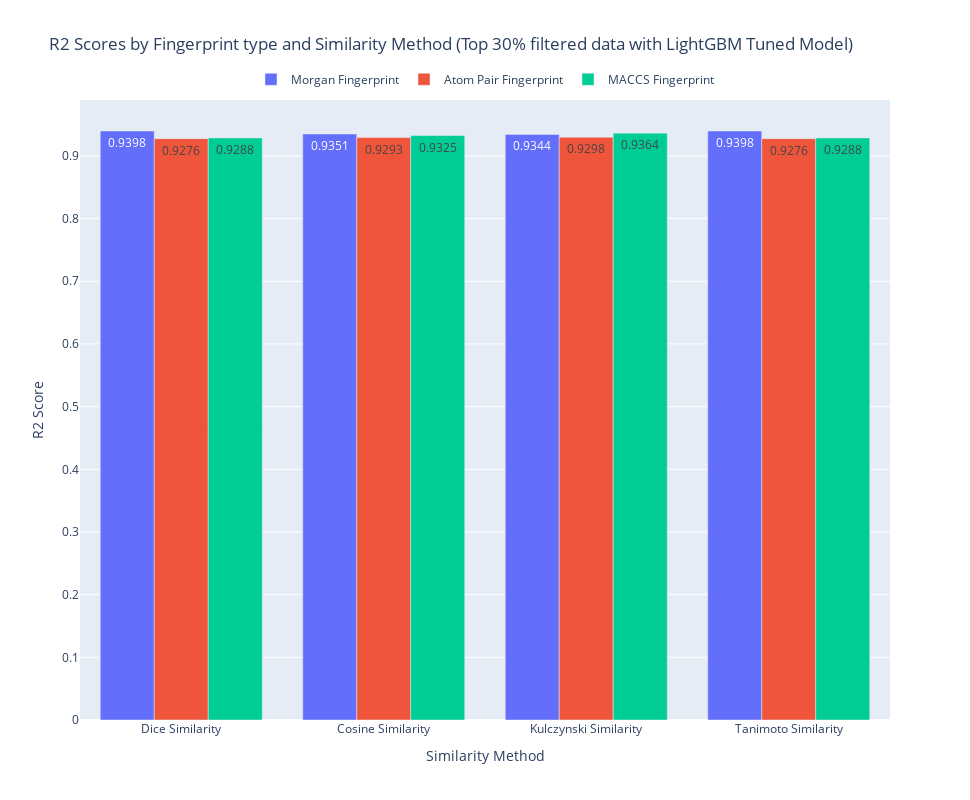

Source (notebook cell):
### Code cell
import plotly.graph_objects as go

# Create a bar plot
fig = go.Figure()

# Add bars for each Fingerprint type
for similarity_method in final_results_top30['Fingerprint type'].unique():
    filtered_df = final_results_top30[final_results_top30['Fingerprint type'] == similarity_method]
    fig.add_trace(go.Bar(
        x=filtered_df['Similarity Method'],
        y=filtered_df['r2_score'],
        name=similarity_method,
        text=filtered_df['r2_score'].round(4),
        textposition='auto'
    ))

# Update layout
fig.update_layout(
    title='R2 Scores by Fingerprint type and Similarity Method (Top 30% filtered data with LightGBM Tuned Model)',
    xaxis_title='Similarity Method',
    yaxis_title='R2 Score',
    barmode='group',  # Group bars together
    height=800,
    width=970,
    legend=dict(
        orientation='h',  # Horizontal orientation
        yanchor='bottom',
        y=1.01,  # Position above the plot
        xanchor='center',
        x=0.5  # Center horizontally
    )
)

# Show the plot
fig.show()

### Figure 1 — Plotly figure (JSON) as saved in the notebook; plotly's stock layout.template omitted (floating-point values rounded to 4 significant figures)
{"data": [{"name": "Morgan Fingerprint", "text": [0.9398, 0.9351, 0.9344, 0.9398], "textposition": "auto", "type": "bar", "x": ["Dice Similarity", "Cosine Similarity", "Kulczynski Similarity", "Tanimoto Similarity"], "y": [0.9398, 0.9351, 0.9344, 0.9398]}, {"name": "Atom Pair Fingerprint", "text": [0.9276, 0.9293, 0.9298, 0.9276], "textposition": "auto", "type": "bar", "x": ["Dice Similarity", "Cosine Similarity", "Kulczynski Similarity", "Tanimoto Similarity"], "y": [0.9276, 0.9293, 0.9298, 0.9276]}, {"name": "MACCS Fingerprint", "text": [0.9288, 0.9325, 0.9364, 0.9288], "textposition": "auto", "type": "bar", "x": ["Dice Similarity", "Cosine Similarity", "Kulczynski Similarity", "Tanimoto Similarity"], "y": [0.9288, 0.9325, 0.9364, 0.9288]}], "layout": {"barmode": "group", "height": 800, "legend": {"orientation": "h", "x": 0.5, "xanchor": "center", "y": 1.01, "yanchor": "bottom"}, "title": {"text": "R2 Scores by Fingerprint type and Similarity Method (Top 30% filtered data with LightGBM Tuned Model)"}, "width": 970, "xaxis": {"title": {"text": "Similarity Method"}}, "yaxis": {"title": {"text": "R2 Score"}}}}
